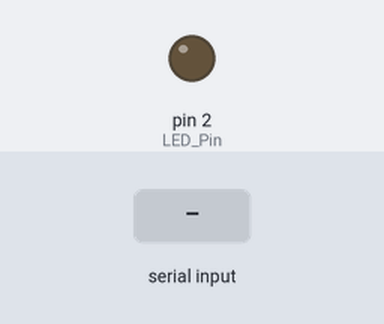
This sketch was run on a simulated Arduino Uno, built with avr-gcc and run on an emulated ATmega328P. On the bench: output pins drawn as LEDs (lit = HIGH). The inputs (shaded band) are chosen by the test bench.

Above: at 1.2 s.
1.3 s: "1" received over Serial
At 2.1 s:
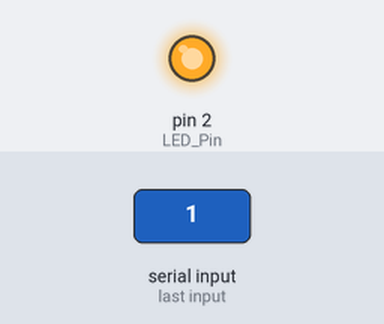
2.9 s: "0" received over Serial
At 3.3 s:
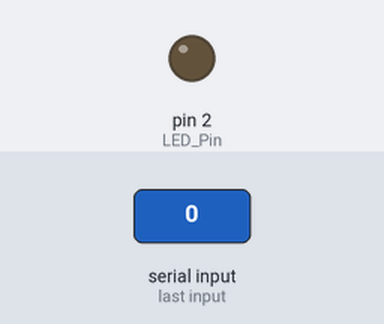
Timing chart, 0 to 5.9 s (numbered marks = the images above; inputs shaded):
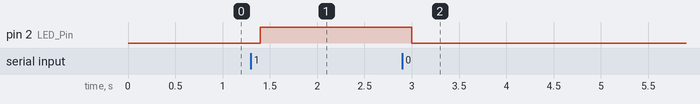

Measured:
- after the input at 1.3 s, pin 2 (LED_Pin): LOW → HIGH after 0.10 s
- after the input at 2.9 s, pin 2 (LED_Pin): HIGH → LOW after 0.10 s

The sketch:

led_control_c_sharp.ino
```cpp
int LED_Pin = 2;
void setup() {
  // put your setup code here, to run once:
  Serial.begin(9600);
  pinMode(LED_Pin, OUTPUT);

}

void loop() {
  // put your main code here, to run repeatedly:
  //digitalWrite(LED_Pin, HIGH);
  while(Serial.available() > 0)
  {
    char data = Serial.read();
    if ( data == '1'){
      digitalWrite(LED_Pin, HIGH);
    }
    else if(data == '0'){
      digitalWrite(LED_Pin, LOW);
    }
  }

  delay(100);
}
```
